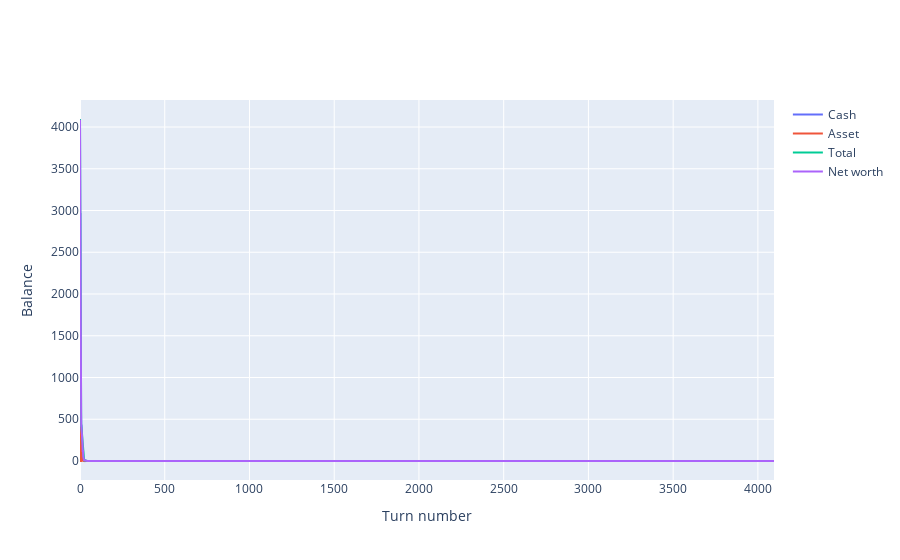

The notebook cell this image was saved under:
### Code cell
experiment.balance_plot(trader)

### Figure 1 — Plotly figure (JSON) as saved in the notebook; plotly's stock layout.template omitted (floating-point values rounded to 4 significant figures; data arrays with more than 128 entries replaced by an {"elided": "..."} marker saying what was removed)
{"data": [{"name": "Cash", "type": "scatter", "y": {"elided": "4096 float values"}}, {"name": "Asset", "type": "scatter", "y": {"elided": "4096 float values"}}, {"name": "Total", "type": "scatter", "y": {"elided": "4096 float values"}}, {"name": "Net worth", "type": "scatter", "y": {"elided": "4096 float values"}}], "layout": {"xaxis": {"title": {"text": "Turn number"}}, "yaxis": {"title": {"text": "Balance"}}}}
